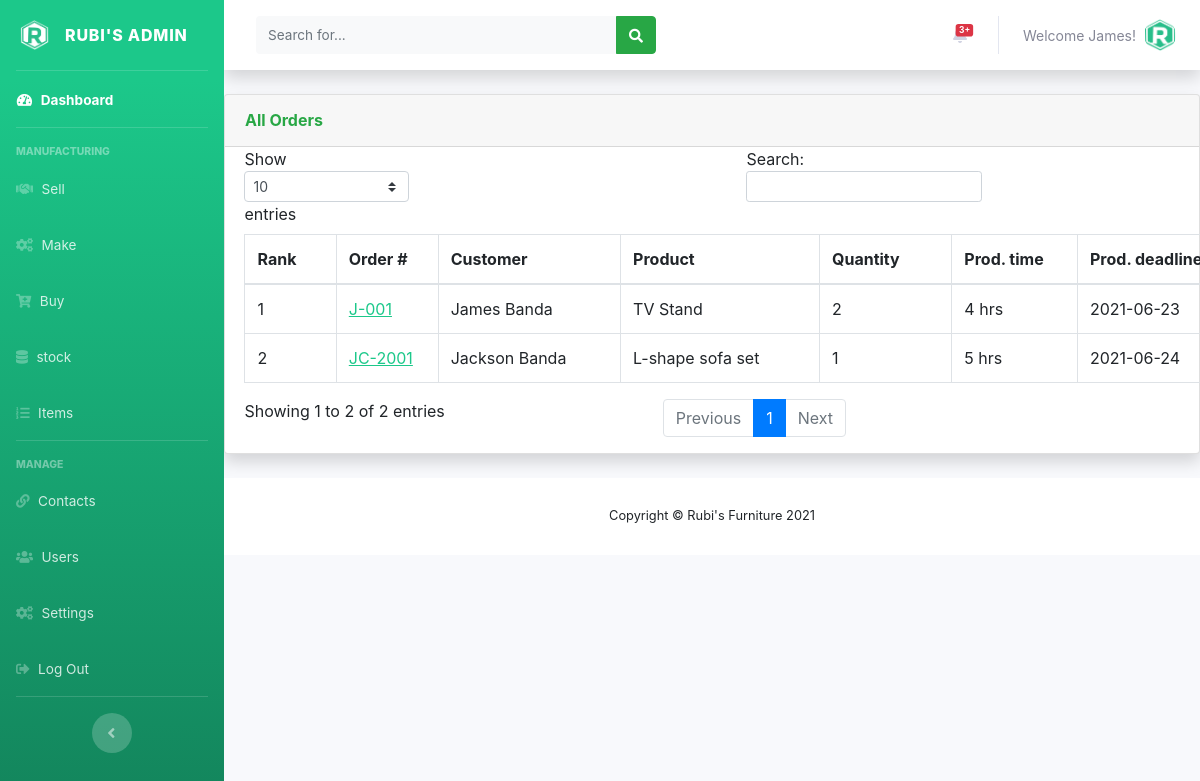
/admin/allorders.php (signed in), run on an earlier commit of the app's database.
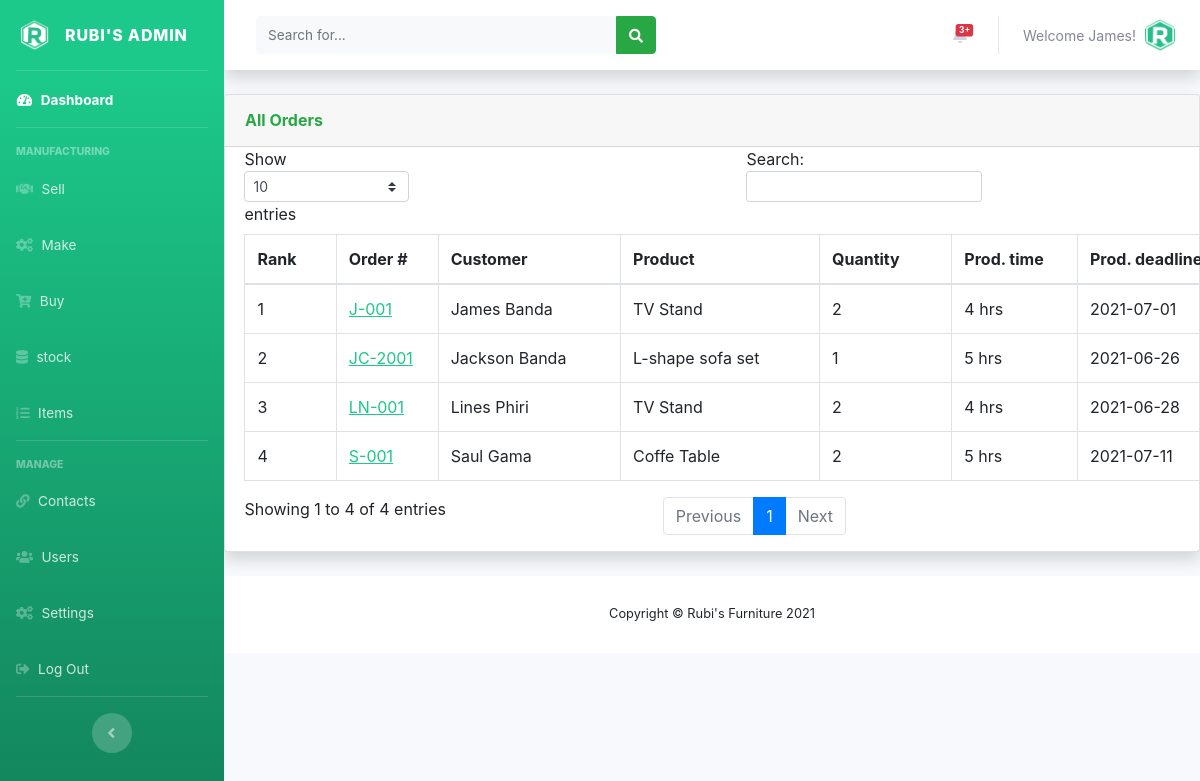
And on a later commit of the database.
### tables this page shows
CREATE TABLE IF NOT EXISTS `users` (
  `user_id` int(11) NOT NULL AUTO_INCREMENT,
  `full_name` varchar(150) NOT NULL,
  `user_name` varchar(120) NOT NULL,
  `user_password` varchar(250) NOT NULL,
  `email` varchar(120) NOT NULL,
  `role` int(10) NOT NULL,
  `date_created` timestamp NOT NULL DEFAULT CURRENT_TIMESTAMP,
  PRIMARY KEY (`user_id`),
  KEY `role` (`role`)
);

CREATE TABLE IF NOT EXISTS `tbl_sales_orders` (
  `id` int(11) NOT NULL AUTO_INCREMENT,
  `order_number` varchar(150) NOT NULL,
  `item` int(11) NOT NULL,
  `order_quantity` int(10) NOT NULL,
  `customer_name` varchar(150) NOT NULL,
  `total_amount` int(11) NOT NULL,
  `delivery_deadline` date DEFAULT NULL,
  `order_status` int(11) NOT NULL DEFAULT '0',
  `make_status` int(10) NOT NULL DEFAULT '0',
  `order_priority` int(11) NOT NULL DEFAULT '0',
  PRIMARY KEY (`id`)
);

CREATE TABLE IF NOT EXISTS `tbl_items` (
  `id` int(11) NOT NULL AUTO_INCREMENT,
  `item_name` varchar(150) NOT NULL,
  `variant_code` varchar(150) NOT NULL,
  `category` int(11) NOT NULL DEFAULT '0',
  `item_materials` varchar(150) NOT NULL,
  `item_operations` varchar(150) NOT NULL,
  `item_resources` varchar(150) NOT NULL,
  `default_sales_price` int(11) NOT NULL,
  `date_created` timestamp NOT NULL DEFAULT CURRENT_TIMESTAMP,
  PRIMARY KEY (`id`)
);

### admin/allorders.php (the view, shortened to what this page needs)
<?php
include('../includes/config.php');
if (empty($_SESSION['user_id'])){
  header('Location: ../index.php');
}
else{
  include('includes/header.php');
  include('includes/navbar.php');
  include('includes/topbar.php');
  ?>
  <div class="card shadow mb-4">
    <div class="card-header py-3">
      <h6 class="m-0 font-weight-bold text-success">All Orders</h6>
    </div>
    <div class="table-responsive">
      <?php
      $sql = "SELECT tbl_sales_orders.*, tbl_items.item_name, tbl_items.item_materials, tbl_items.item_operations, tbl_stock.in_stock, tbl_stock.expected_date FROM tbl_sales_orders INNER JOIN tbl_stock ON tbl_sales_orders.item = tbl_stock.item_name INNER JOIN tbl_items ON tbl_sales_orders.item = tbl_items.id";
      $querry=$dbconn->prepare($sql);
      $querry->execute();
      $rows = $querry->fetchAll(PDO::FETCH_OBJ);
      $count = $querry->rowCount();
      $cnt = 1;?>
      <table class="table table-bordered" id="dataTable" width="120%" cellspacing="0">
        <thead>
          <tr>
            <th>Rank</th>
            <th>Order #</th>
            <th>Customer</th>
            <th>Product</th>
            <th>Quantity</th>
            <th>Prod. time</th>
            <th>Prod. deadline</th>
          </tr>
        </thead>
        <tbody>
          <?php if($count > 0)
          {
            foreach($rows as $row) {
              $order_id = $row->id;
              $d_deadline = $row->delivery_deadline;
              ?>
              <tr>
                <td><?php echo($cnt);?></td>
                <td><a href="orderdetails.php?order_id=<?php echo($order_id);?>" class="prod" style="color: #1cc88a;"><?php echo htmlentities($row->order_number);?></a></td>
                <td><?php echo htmlentities($row->customer_name);?></td>
                <td><?php echo htmlentities($row->item_name);?></td>
                <td><?php echo htmlentities($row->order_quantity);?></td>
                <?php
                $required_operations = unserialize($row->item_operations);
                $production_period = 0;
                foreach ($required_operations as $operations) {
                  $sql = "SELECT time_taken FROM tbl_operations WHERE id = $operations";
                  $querry=$dbconn->prepare($sql);
                  $querry->execute();
                  $rows = $querry->fetchAll(PDO::FETCH_OBJ);
                  $count = $querry->rowCount();
                  if($count > 0)
                  {
                    foreach($rows as $row) {
                      $production_period += $row->time_taken;
                    }
                  }
                }?>
                <td><?php echo htmlentities($production_period." hrs");?></td>
                <td><?php echo htmlentities($d_deadline);?></td>
                </tr>
                <?php $cnt++;}}?>
              </tbody>
            </table>
          </div>
        </div>
        <?php
        include('includes/footer.php');
      }?>

### admin/includes/header.php (shortened to what this page needs)
<!DOCTYPE html>
<html lang="en">
<head>
  <link href="vendor/fontawesome-free/css/all.min.css" rel="stylesheet" type="text/css">
  <link href="css/sb-admin-2.min.css" rel="stylesheet">
  <link href="custom-css/mystyle.css" rel="stylesheet">
  <link rel="stylesheet" type="text/css" href="css/bootstrap.css">
</head>
<body id="page-top">
  <div id="wrapper">

### admin/includes/navbar.php (shortened to what this page needs)
<ul class="navbar-nav bg-gradient-success sidebar sidebar-dark accordion" id="accordionSidebar">
  <a class="sidebar-brand d-flex align-items-center justify-content-center" href="index.php">
    <div class="sidebar-brand-icon rotate-n-0">
      <img src="assets/img/logo/pms_logo.png" height="30px"/>
    </div>
    <div class="sidebar-brand-text mx-3">Rubi's Admin</div>
  </a>
  <hr class="sidebar-divider my-0">
  <li class="nav-item active">
    <a class="nav-link" href="index.php">
      <i class="fas fa-fw fa-tachometer-alt"></i>
      <span>Dashboard</span></a>
    </li>
    <hr class="sidebar-divider">
    <div class="sidebar-heading">
      Manufacturing
    </div>
    <li class="nav-item">
      <a class="nav-link" href="sellsquote.php">
        <i class="fa fa-handshake"></i>
        <span>Sell</span></a>
      </li>
      <li class="nav-item">
        <a class="nav-link" href="makeorders.php">
          <i class="fa fa-cogs"></i>
          <span>Make</span></a>
        </li>
        <li class="nav-item">
          <a class="nav-link" href="buymaterials.php">
            <i class="fa fa-cart-plus"></i>
            <span>Buy</span></a>
          </li>   <li class="nav-item">
            <a class="nav-link" href="stock.php">
              <i class="fa fa-database"></i>
              <span>stock</span></a>
            </li>
            <li class="nav-item">
              <a class="nav-link" href="items.php">
                <i class="fa fa-list-ol"></i>
                <span>Items</span></a>
              </li>
              <hr class="sidebar-divider">
              <div class="sidebar-heading">
                Manage
              </div>
              <li class="nav-item">
                <a class="nav-link" href="customers.php">
                  <i class="fa fa-link"></i>
                  <span>Contacts</span></a>
                </li>
                <li class="nav-item">
                  <a class="nav-link" href="users.php">
                    <i class="fa fa-users"></i>
                    <span>Users</span></a>
                  </li>
                  <li class="nav-item">
                    <a class="nav-link" href="settings.php">
                      <i class="fa fa-cogs"></i>
                      <span>Settings</span></a>
                    </li>
                    <li class="nav-item">
                      <a class="nav-link" href="logout.php">
                        <i class="fa fa-sign-out-alt"></i>
                        <span>Log Out</span></a>
                      </li>
                    <hr class="sidebar-divider d-none d-md-block">
                    <div class="text-center d-none d-md-inline">
                      <button class="rounded-circle border-0" id="sidebarToggle"></button>
                    </div>
                  </ul>

### admin/includes/topbar.php (shortened to what this page needs)
<div id="content-wrapper" class="d-flex flex-column">
  <div id="content">
    <nav class="navbar navbar-expand navbar-light bg-white topbar mb-4 static-top shadow">
      <form
      class="d-none d-sm-inline-block form-inline mr-auto ml-md-3 my-2 my-md-0 mw-100 navbar-search">
      <div class="input-group">
        <input type="text" class="form-control bg-light border-0 small" placeholder="Search for..."
        aria-label="Search" aria-describedby="basic-addon2">
        <div class="input-group-append">
          <button class="btn btn-success" type="button">
            <i class="fas fa-search fa-sm"></i>
          </button>
        </div>
      </div>
    </form>
    <ul class="navbar-nav ml-auto">
  <li class="nav-item dropdown no-arrow mx-1">
    <a class="nav-link dropdown-toggle" href="#" id="alertsDropdown" role="button"
    data-toggle="dropdown" aria-haspopup="true" aria-expanded="false">
    <span class="badge badge-danger badge-counter">3+</span>
  </a>
</li>
<li class="nav-item dropdown no-arrow">
  <a class="nav-link dropdown-toggle" href="#" id="userDropdown" role="button"
  data-toggle="dropdown" aria-haspopup="true" aria-expanded="false">
  <?php
  $staff_id = $_SESSION['user_id'];
  $sql = "SELECT user_name FROM users WHERE user_id = :staff_id";
  $querry=$dbconn->prepare($sql);
  $querry->bindParam(':staff_id', $staff_id, PDO::PARAM_INT);
  $querry->execute();
  $rows = $querry->fetchAll(PDO::FETCH_ASSOC);
  $count = $querry->rowCount();
  if($count > 0)
  {
    foreach($rows as $row) {?>
      <span class="mr-2 d-none d-lg-inline text-gray-600 small"><?php echo htmlentities('Welcome'."  ".$row['user_name'].'!') ?></span>
    <?php }
  }?>
  <img class="img-profile rounded-circle"
  src="../assets/img/logo/rubi_icon.png">
</a>
</li>
</ul>
</nav>

### admin/includes/footer.php (shortened to what this page needs)
<footer class="sticky-footer bg-white">
  <div class="container my-auto">
    <div class="copyright text-center my-auto">
      <span>Copyright &copy; Rubi's Furniture 2021</span>
    </div>
  </div>
</footer>
</div>
</body>
</html>

### admin/custom-css/mystyle.css (style rules this page uses)
.form-control { border:0; padding: 7px; border-bottom: solid 1px #ccc; }

### admin/allorders.php (style rules this page uses)
.prod { text-decoration-line: underline; }
.table-responsive { margin-left: 2%; table-layout: auto; }

What changed in the data, as far as the page shows it:
changed tbl_sales_orders "James Banda": delivery_deadline "2021-06-23" → "2021-07-01"
changed tbl_sales_orders "JC-2001": delivery_deadline "2021-06-24" → "2021-06-26"
added tbl_sales_orders: order_number "LN-001", customer_name "Lines Phiri", tbl_items.item_name "TV Stand", order_quantity "2", production_period "4 hrs", delivery_deadline "2021-06-28"
added tbl_sales_orders: order_number "S-001", customer_name "Saul Gama", tbl_items.item_name "Coffe Table", order_quantity "2", production_period "5 hrs", delivery_deadline "2021-07-11"
Also different on the page:
text written by a page script: "Show entries Search: Showing 1 to 2 of 2 entries Previous 1 Next" → "Show entries Search: Showing 1 to 4 of 4 entries Previous 1 Next"
